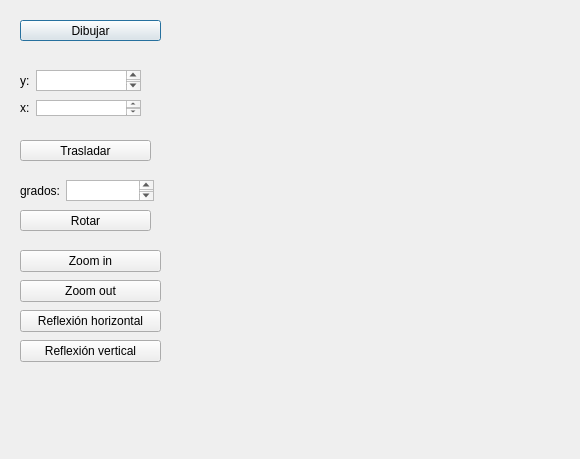
<?xml version="1.0" encoding="UTF-8"?>
<ui version="4.0">
 <class>Arcos</class>
 <widget class="QDialog" name="Arcos">
  <property name="geometry">
   <rect>
    <x>0</x>
    <y>0</y>
    <width>580</width>
    <height>459</height>
   </rect>
  </property>
  <property name="windowTitle">
   <string>Arco</string>
  </property>
  <widget class="QPushButton" name="dibujar">
   <property name="enabled">
    <bool>true</bool>
   </property>
   <property name="geometry">
    <rect>
     <x>20</x>
     <y>20</y>
     <width>141</width>
     <height>21</height>
    </rect>
   </property>
   <property name="text">
    <string>Dibujar</string>
   </property>
  </widget>
  <widget class="QPushButton" name="trasladar">
   <property name="geometry">
    <rect>
     <x>20</x>
     <y>140</y>
     <width>131</width>
     <height>21</height>
    </rect>
   </property>
   <property name="text">
    <string>Trasladar</string>
   </property>
  </widget>
  <widget class="QPushButton" name="rotar">
   <property name="geometry">
    <rect>
     <x>20</x>
     <y>210</y>
     <width>131</width>
     <height>21</height>
    </rect>
   </property>
   <property name="text">
    <string>Rotar</string>
   </property>
  </widget>
  <widget class="QWidget" name="layoutWidget">
   <property name="geometry">
    <rect>
     <x>20</x>
     <y>100</y>
     <width>121</width>
     <height>16</height>
    </rect>
   </property>
   <layout class="QFormLayout" name="formLayout_3">
    <item row="0" column="0">
     <widget class="QLabel" name="label_3">
      <property name="text">
       <string>x:</string>
      </property>
     </widget>
    </item>
    <item row="0" column="1">
     <widget class="QTextEdit" name="boxXinicio"/>
    </item>
   </layout>
  </widget>
  <widget class="QWidget" name="layoutWidget">
   <property name="geometry">
    <rect>
     <x>20</x>
     <y>70</y>
     <width>121</width>
     <height>21</height>
    </rect>
   </property>
   <layout class="QFormLayout" name="formLayout_4">
    <item row="0" column="0">
     <widget class="QLabel" name="label_4">
      <property name="text">
       <string>y:</string>
      </property>
     </widget>
    </item>
    <item row="0" column="1">
     <widget class="QTextEdit" name="boxYinicio"/>
    </item>
   </layout>
  </widget>
  <widget class="QWidget" name="layoutWidget">
   <property name="geometry">
    <rect>
     <x>20</x>
     <y>180</y>
     <width>134</width>
     <height>21</height>
    </rect>
   </property>
   <layout class="QFormLayout" name="formLayout_5">
    <item row="0" column="0">
     <widget class="QLabel" name="label_5">
      <property name="text">
       <string>grados:</string>
      </property>
     </widget>
    </item>
    <item row="0" column="1">
     <widget class="QTextEdit" name="boxGrados"/>
    </item>
   </layout>
  </widget>
  <widget class="QPushButton" name="zoom_in">
   <property name="geometry">
    <rect>
     <x>20</x>
     <y>250</y>
     <width>141</width>
     <height>22</height>
    </rect>
   </property>
   <property name="text">
    <string>Zoom in</string>
   </property>
  </widget>
  <widget class="QPushButton" name="zoom_out">
   <property name="geometry">
    <rect>
     <x>20</x>
     <y>280</y>
     <width>141</width>
     <height>22</height>
    </rect>
   </property>
   <property name="text">
    <string>Zoom out</string>
   </property>
  </widget>
  <widget class="QPushButton" name="horizontal">
   <property name="geometry">
    <rect>
     <x>20</x>
     <y>310</y>
     <width>141</width>
     <height>22</height>
    </rect>
   </property>
   <property name="text">
    <string>Reflexión horizontal</string>
   </property>
  </widget>
  <widget class="QPushButton" name="vertical">
   <property name="geometry">
    <rect>
     <x>20</x>
     <y>340</y>
     <width>141</width>
     <height>22</height>
    </rect>
   </property>
   <property name="text">
    <string>Reflexión vertical</string>
   </property>
  </widget>
  <zorder>layoutWidget</zorder>
  <zorder>layoutWidget</zorder>
  <zorder>layoutWidget</zorder>
  <zorder>dibujar</zorder>
  <zorder>trasladar</zorder>
  <zorder>rotar</zorder>
  <zorder>zoom_in</zorder>
  <zorder>zoom_out</zorder>
  <zorder>horizontal</zorder>
  <zorder>vertical</zorder>
 </widget>
 <resources/>
 <connections/>
</ui>
